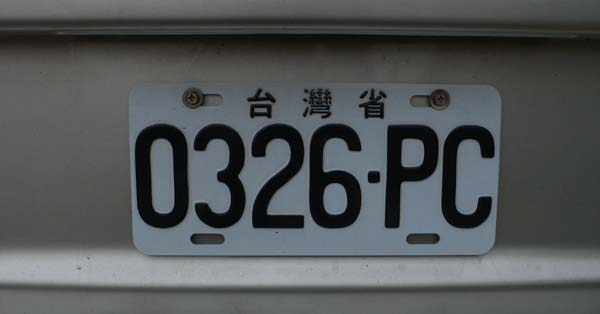
#> input picture car_number_detect/image/car1.jpg, 600 x 314 px
$ python CarNumberDetectDemo.py
#> lines starting #> are read from the running program, lines starting #| are printed output that depends on the picture; after the words box and inside, x2 and y2 are one past the last pixel; in counts of white or black regions, pixels touching at a corner belong together
import cv2

carPath = './xml/tw.xml'
carCascade = cv2.CascadeClassifier(carPath)

img = cv2.imread('./image/car1.jpg')
#> img is the input picture: shape (314, 600, 3); mean B, G, R 86.3, 84.5, 81.1
gray = cv2.cvtColor(img, cv2.COLOR_BGR2GRAY)

cars = carCascade.detectMultiScale(
    gray,
    scaleFactor=1.1,
    minNeighbors=8,
    minSize=(60, 60),
    flags=cv2.CASCADE_SCALE_IMAGE
)
#> cars = [[107, 64, 430, 215]]

for (x, y, w, h) in cars:
    cv2.rectangle(img, (x, y), (x+w, y+h), (0, 0, 255), 2)
#> this loop made 1 pass
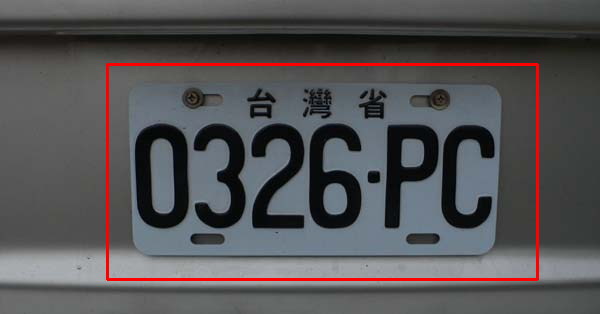
#> img: shape (314, 600, 3); 2.05% of pixels changed, all inside (x1, y1, x2, y2) = (106, 63, 539, 281)

cv2.imshow('Car number', img)

cv2.waitKey(0)
cv2.destroyAllWindows()

$ run again, with car_number_detect/image/car2.jpg copied over car_number_detect/image/car1.jpg
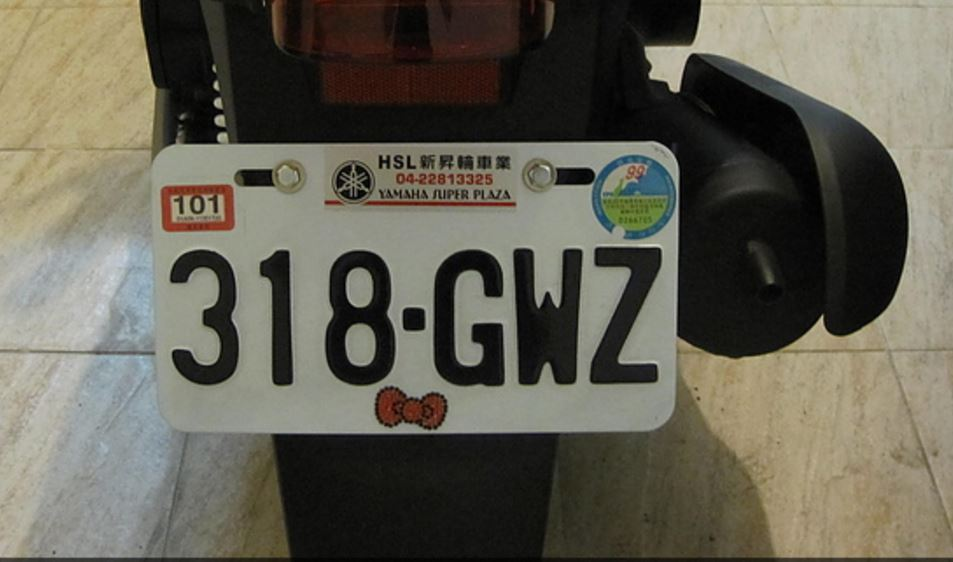
#> input picture car_number_detect/image/car2.jpg, 953 x 562 px
#> img is the input picture: shape (562, 953, 3); mean B, G, R 84.3, 96.8, 99.8
#> `gray = cv2.cvtColor(img, cv2.COLOR_BGR2GRAY)`:
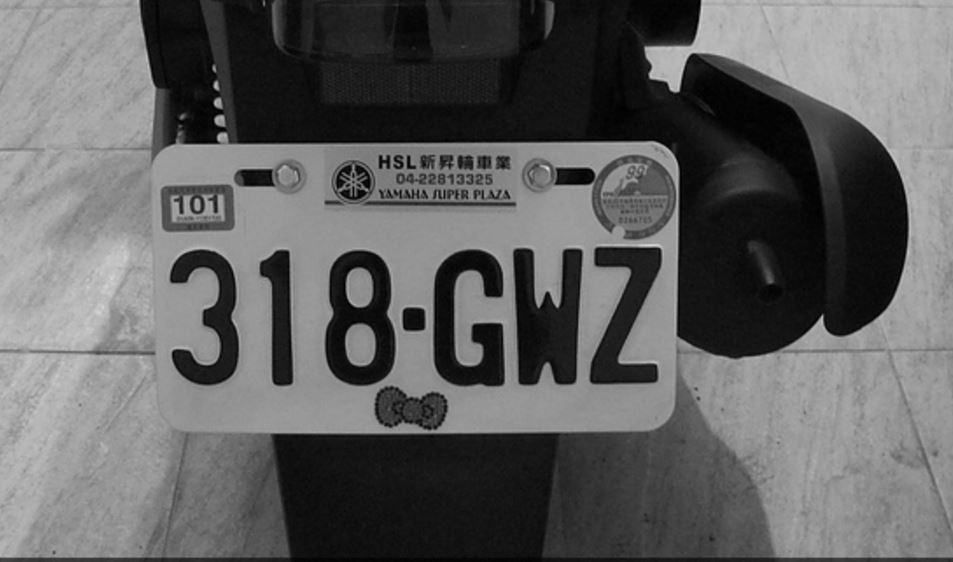
#> gray: shape (562, 953); min 0, max 228, mean 96.3
#> cars = [[106, 154, 614, 307]]
#> the loop `for (x, y, w, h) in cars:` made 1 pass
#> after the loop `for (x, y, w, h) in cars:`:
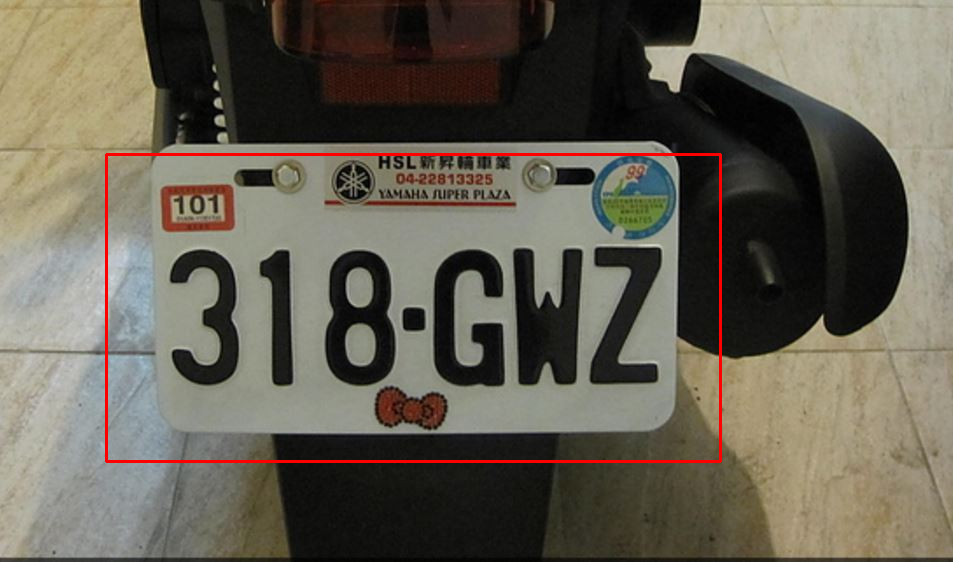
#> img: shape (562, 953, 3); 1.03% of pixels changed, all inside (x1, y1, x2, y2) = (105, 153, 722, 463)

$ run again, with car_number_detect/image/car3.jpg copied over car_number_detect/image/car1.jpg
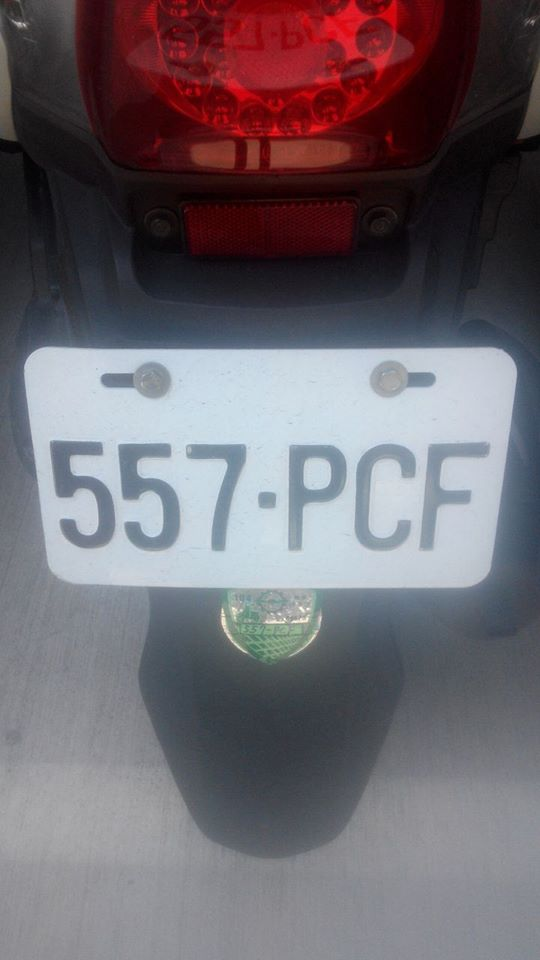
#> input picture car_number_detect/image/car3.jpg, 540 x 960 px
#> img is the input picture: shape (960, 540, 3); mean B, G, R 110, 103.4, 110.8
#> `gray = cv2.cvtColor(img, cv2.COLOR_BGR2GRAY)`:
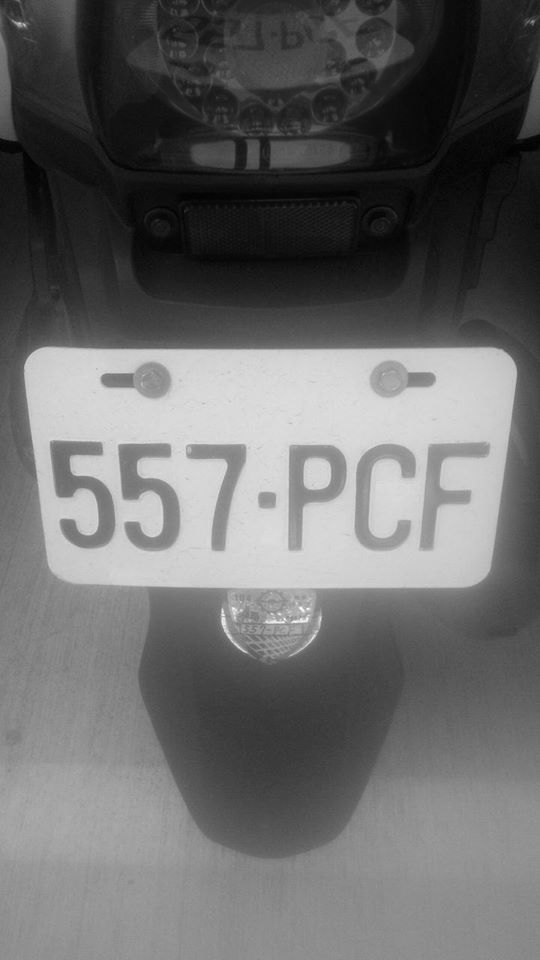
#> gray: shape (960, 540); min 1, max 254, mean 106.4
#> cars = [[31, 370, 483, 242]]
#> the loop `for (x, y, w, h) in cars:` made 1 pass
#> after the loop `for (x, y, w, h) in cars:`:
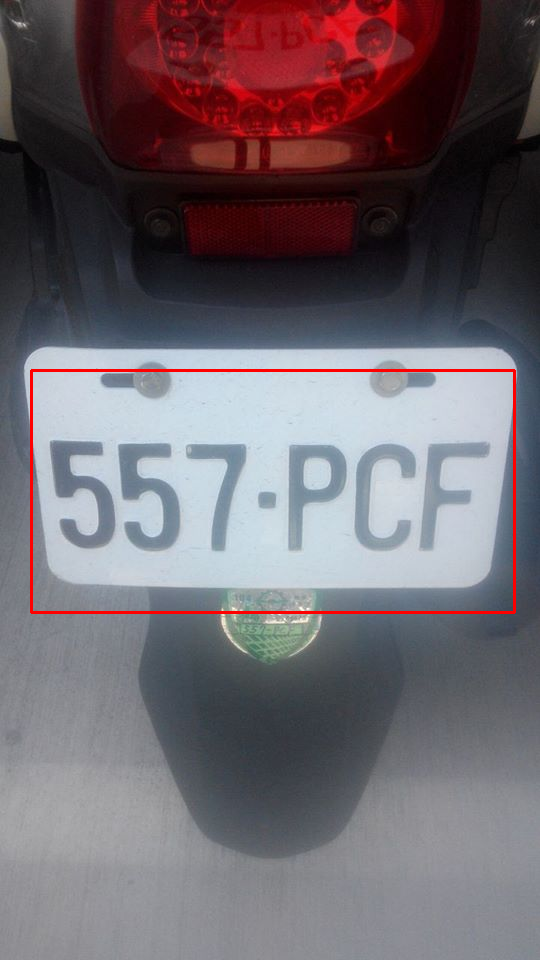
#> img: shape (960, 540, 3); 0.84% of pixels changed, all inside (x1, y1, x2, y2) = (30, 369, 516, 614)
